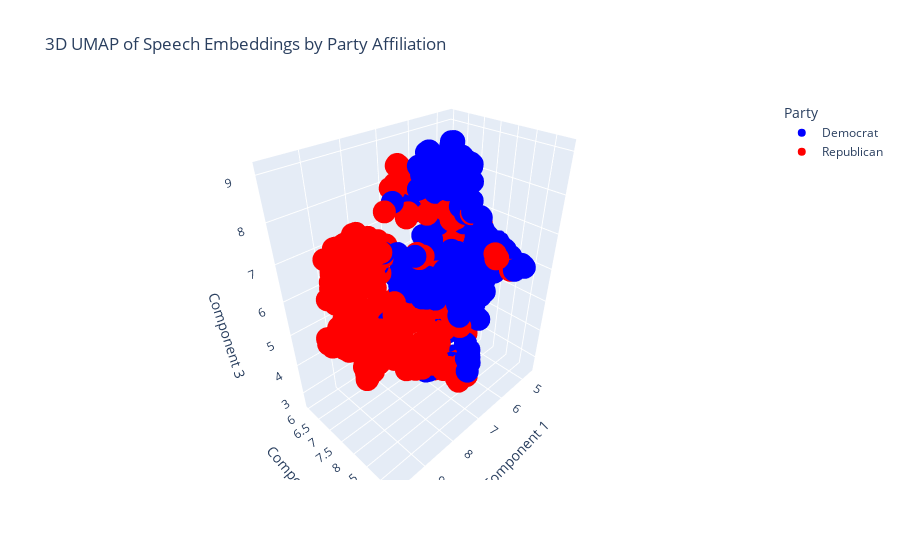

The notebook cell saved with this chart:
### Code cell
visualize_umap(3, 3, df)

### Figure 1 — Plotly figure (JSON) as saved in the notebook; plotly's stock layout.template omitted (floating-point values rounded to 4 significant figures; data arrays with more than 128 entries replaced by an {"elided": "..."} marker saying what was removed)
{"data": [{"customdata": {"elided": "451x3 str values"}, "hovertemplate": "Party=Democrat<br>Component 1=%{x}<br>Component 2=%{y}<br>Component 3=%{z}<br>Speaker=%{customdata[0]}<br>Date=%{customdata[1]}<br>Organization=%{customdata[2]}<extra></extra>", "legendgroup": "Democrat", "marker": {"color": "blue", "size": 8, "symbol": "circle"}, "mode": "markers", "name": "Democrat", "scene": "scene", "showlegend": true, "type": "scatter3d", "x": {"elided": "451 float values"}, "y": {"elided": "451 float values"}, "z": {"elided": "451 float values"}}, {"customdata": {"elided": "469x3 str values"}, "hovertemplate": "Party=Republican<br>Component 1=%{x}<br>Component 2=%{y}<br>Component 3=%{z}<br>Speaker=%{customdata[0]}<br>Date=%{customdata[1]}<br>Organization=%{customdata[2]}<extra></extra>", "legendgroup": "Republican", "marker": {"color": "red", "size": 8, "symbol": "circle"}, "mode": "markers", "name": "Republican", "scene": "scene", "showlegend": true, "type": "scatter3d", "x": {"elided": "469 float values"}, "y": {"elided": "469 float values"}, "z": {"elided": "469 float values"}}], "layout": {"legend": {"title": {"text": "Party"}, "tracegroupgap": 0}, "scene": {"domain": {"x": [0, 1], "y": [0, 1]}, "xaxis": {"title": {"text": "Component 1"}}, "yaxis": {"title": {"text": "Component 2"}}, "zaxis": {"title": {"text": "Component 3"}}}, "title": {"text": "3D UMAP of Speech Embeddings by Party Affiliation"}}}
